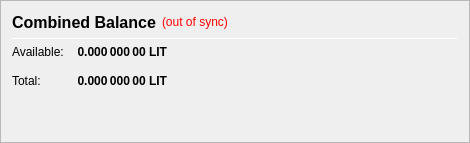
                   <widget class="QFrame" name="frame_CombinedBalances">
                    <property name="minimumSize">
                     <size>
                      <width>470</width>
                      <height>0</height>
                     </size>
                    </property>
                    <property name="frameShape">
                     <enum>QFrame::StyledPanel</enum>
                    </property>
                    <property name="frameShadow">
                     <enum>QFrame::Raised</enum>
                    </property>
                    <layout class="QVBoxLayout" name="verticalLayout_5">
                     <item>
                      <layout class="QHBoxLayout" name="horizontalLayout_5" stretch="0,0,0">
                       <item>
                        <widget class="QLabel" name="label_5z">
                         <property name="minimumSize">
                          <size>
                           <width>0</width>
                           <height>20</height>
                          </size>
                         </property>
                         <property name="font">
                          <font>
                           <pointsize>12</pointsize>
                           <weight>75</weight>
                           <bold>true</bold>
                          </font>
                         </property>
                         <property name="toolTip">
                          <string>Combined Balance (including unconfirmed and immature coins)</string>
                         </property>
                         <property name="text">
                          <string>Combined Balance</string>
                         </property>
                        </widget>
                       </item>
                       <item>
                        <widget class="QLabel" name="labelWalletStatus">
                         <property name="cursor">
                          <cursorShape>WhatsThisCursor</cursorShape>
                         </property>
                         <property name="toolTip">
                          <string>The displayed information may be out of date. Your wallet automatically synchronizes with the Liracoin network after a connection is established, but this process has not completed yet.</string>
                         </property>
                         <property name="styleSheet">
                          <string notr="true">QLabel { color: red; }</string>
                         </property>
                         <property name="text">
                          <string notr="true">(out of sync)</string>
                         </property>
                         <property name="alignment">
                          <set>Qt::AlignLeading|Qt::AlignLeft|Qt::AlignVCenter</set>
                         </property>
                        </widget>
                       </item>
                       <item>
                        <spacer name="horizontalSpacer_1">
                         <property name="orientation">
                          <enum>Qt::Horizontal</enum>
                         </property>
                         <property name="sizeHint" stdset="0">
                          <size>
                           <width>40</width>
                           <height>20</height>
                          </size>
                         </property>
                        </spacer>
                       </item>
                      </layout>
                     </item>
                     <item>
                      <widget class="Line" name="line_CombinedBalance">
                       <property name="minimumSize">
                        <size>
                         <width>0</width>
                         <height>1</height>
                        </size>
                       </property>
                       <property name="maximumSize">
                        <size>
                         <width>16777215</width>
                         <height>1</height>
                        </size>
                       </property>
                       <property name="orientation">
                        <enum>Qt::Horizontal</enum>
                       </property>
                      </widget>
                     </item>
                     <item>
                      <layout class="QGridLayout" name="gridLayout_3">
                       <property name="spacing">
                        <number>12</number>
                       </property>
                       <item row="1" column="0">
                        <widget class="QLabel" name="labelBalanceTextz">
                         <property name="text">
                          <string>Available:</string>
                         </property>
                        </widget>
                       </item>
                       <item row="1" column="1">
                        <widget class="QLabel" name="labelBalancez">
                         <property name="font">
                          <font>
                           <weight>75</weight>
                           <bold>true</bold>
                          </font>
                         </property>
                         <property name="cursor">
                          <cursorShape>IBeamCursor</cursorShape>
                         </property>
                         <property name="toolTip">
                          <string>Your current spendable balance</string>
                         </property>
                         <property name="text">
                          <string notr="true">0.000 000 00 LIT</string>
                         </property>
                         <property name="alignment">
                          <set>Qt::AlignRight|Qt::AlignTrailing|Qt::AlignVCenter</set>
                         </property>
                         <property name="textInteractionFlags">
                          <set>Qt::LinksAccessibleByMouse|Qt::TextSelectableByKeyboard|Qt::TextSelectableByMouse</set>
                         </property>
                        </widget>
                       </item>
                       <item row="2" column="0">
                        <widget class="QLabel" name="labelTotalTextz">
                         <property name="text">
                          <string>Total:</string>
                         </property>
                        </widget>
                       </item>
                       <item row="2" column="1">
                        <widget class="QLabel" name="labelTotalz">
                         <property name="font">
                          <font>
                           <weight>75</weight>
                           <bold>true</bold>
                          </font>
                         </property>
                         <property name="cursor">
                          <cursorShape>IBeamCursor</cursorShape>
                         </property>
                         <property name="toolTip">
                          <string>Total Balance, including all unavailable coins.</string>
                         </property>
                         <property name="text">
                          <string notr="true">0.000 000 00 LIT</string>
                         </property>
                         <property name="alignment">
                          <set>Qt::AlignRight|Qt::AlignTrailing|Qt::AlignVCenter</set>
                         </property>
                         <property name="textInteractionFlags">
                          <set>Qt::LinksAccessibleByMouse|Qt::TextSelectableByKeyboard|Qt::TextSelectableByMouse</set>
                         </property>
                        </widget>
                       </item>
                       <item row="2" column="3">
                        <spacer name="horizontalSpacer_2">
                         <property name="orientation">
                          <enum>Qt::Horizontal</enum>
                         </property>
                         <property name="sizeHint" stdset="0">
                          <size>
                           <width>40</width>
                           <height>20</height>
                          </size>
                         </property>
                        </spacer>
                       </item>
                      </layout>
                     </item>
                     <item>
                      <spacer name="verticalSpacer_1">
                       <property name="orientation">
                        <enum>Qt::Vertical</enum>
                       </property>
                       <property name="sizeHint" stdset="0">
                        <size>
                         <width>20</width>
                         <height>40</height>
                        </size>
                       </property>
                      </spacer>
                     </item>
                    </layout>
                   </widget>
